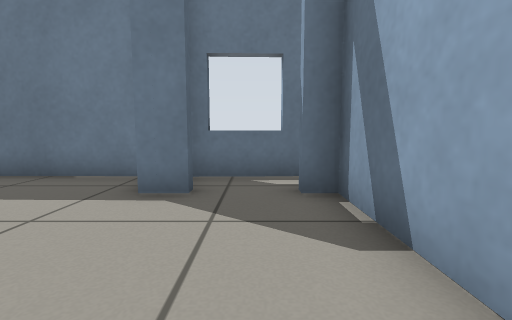
view 1 (above)

16 first-person views from a walk through a Gazebo world. The camera is 0.5 m above the floor, tilts 6° down and sees 85° across. The floor is counted in squares, 0.5 m on a side. Each view is taken from the middle of a square. On the plan, view 1 faces up. The plan holds only what a view shows up to about 11 squares ahead; the rest is blank.

view 2
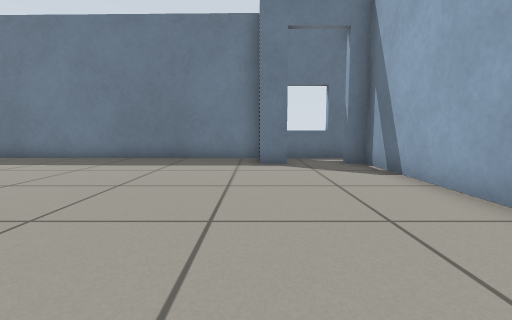

view 3
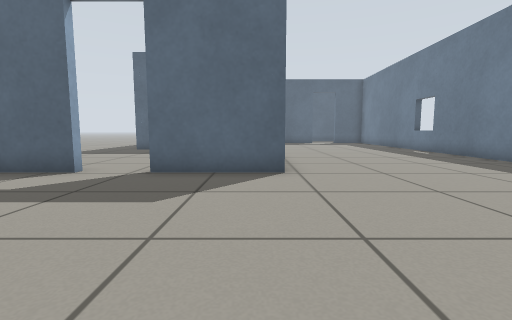

view 4
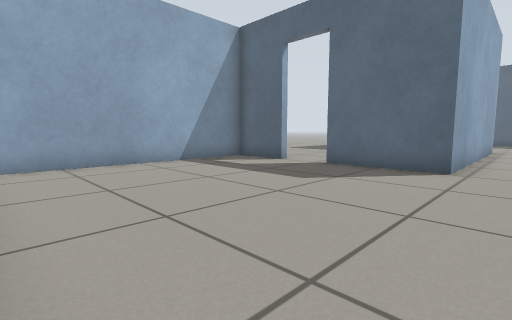

view 5
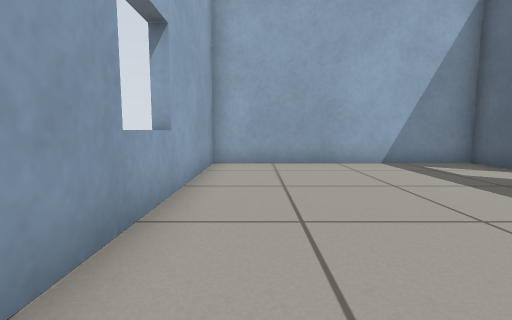

view 6
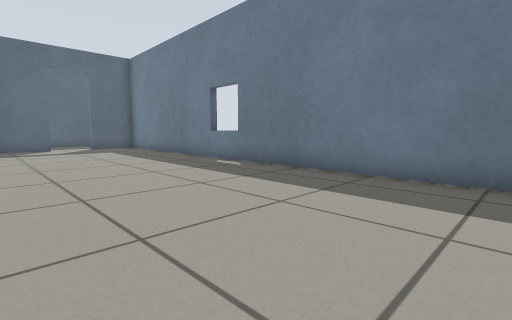

view 7
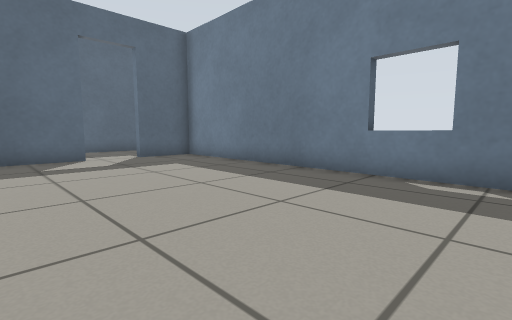

view 8
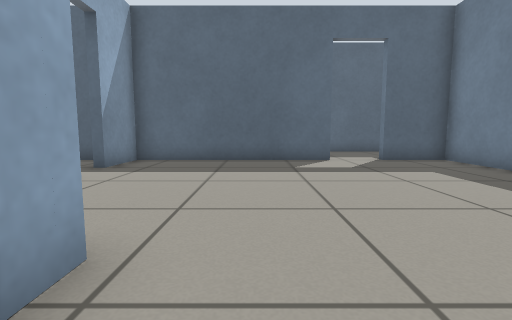

view 9
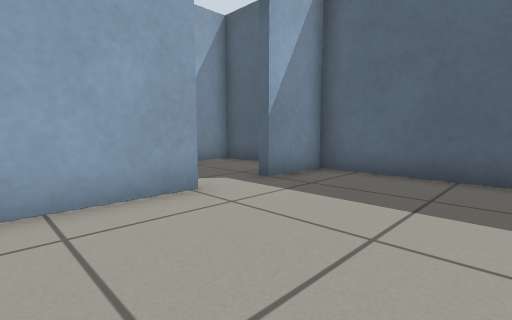

view 10
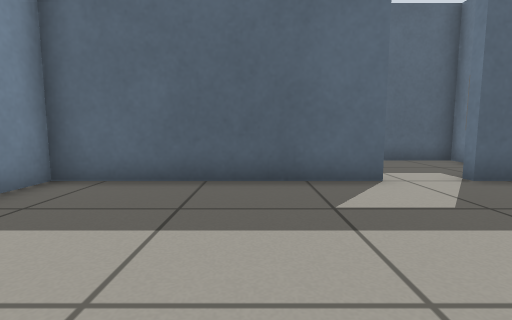

view 11
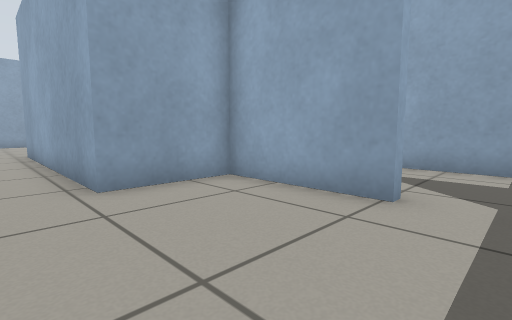

view 12
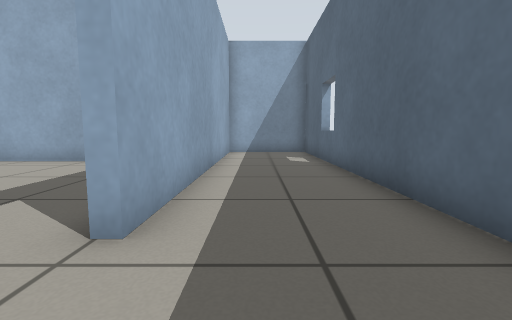

view 13
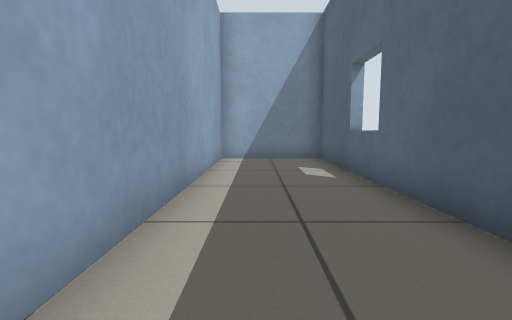

view 14
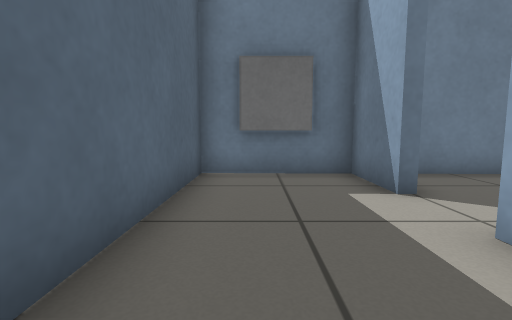

view 15
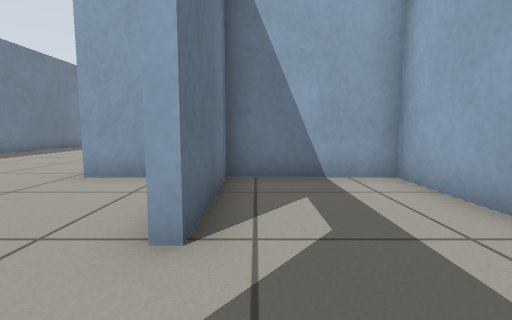

view 16
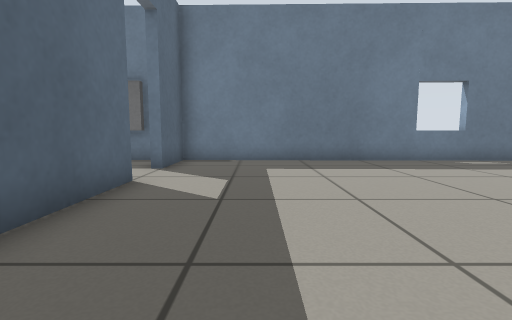

### Floor plan
Ten units are one square. View 1 is at (0, 0); x grows to the right and y downward. Boxes are objects, and circles mark ways between rooms. Rooms are numbered by the first view taken in them; rooms with no view inside come last. Other rooms are left out.
<svg viewBox="-268 -70 286 160">
<path fill="none" stroke="#000" d="M-66 63 -66 85 13 85 13 -44 6 -44M-10 -44 -20 -44M-18 -60 -225 -64 -225 -44M-188 41 -151 41 -151 13 -66 13 -66 46M-225 -25 -225 41 -204 41M-228 -44 -228 -64 -263 -65 -263 80 -228 80 -228 -25M-225 55 -225 80 -151 80 -151 44 -188 44"/>
<rect x="-255" y="-65" width="20" height="10" fill="#bbb"><title>window</title></rect>
<circle cx="-230" cy="-35" r="3" fill="#2a7"/>
<circle cx="-195" cy="40" r="3" fill="#2a7"/>
<text x="-90" y="0">1</text>
<text x="-250" y="0">2</text>
<text x="-190" y="60">3</text>
</svg>
Room 1 opens to room 2. Room 1 opens to room 3.

Where each view was taken, in squares from view 1:
view 1: 0 up, 0 right, facing up
view 2: 4 down, 2 left, facing up
view 3: 2 down, 0 right, facing left
view 4: 0 up, 1 right, facing down-left
view 5: 0 up, 0 right, facing down
view 6: 0 up, 6 left, facing up-left
view 7: 0 up, 12 left, facing up-left
view 8: 0 up, 13 left, facing left
view 9: 0 up, 16 left, facing down-left
view 10: 0 up, 17 left, facing left
view 11: 0 up, 20 left, facing down-right
view 12: 5 up, 24 left, facing down
view 13: 2 up, 24 left, facing down
view 14: 0 up, 25 left, facing up
view 15: 5 down, 21 left, facing right
view 16: 3 down, 20 left, facing up
